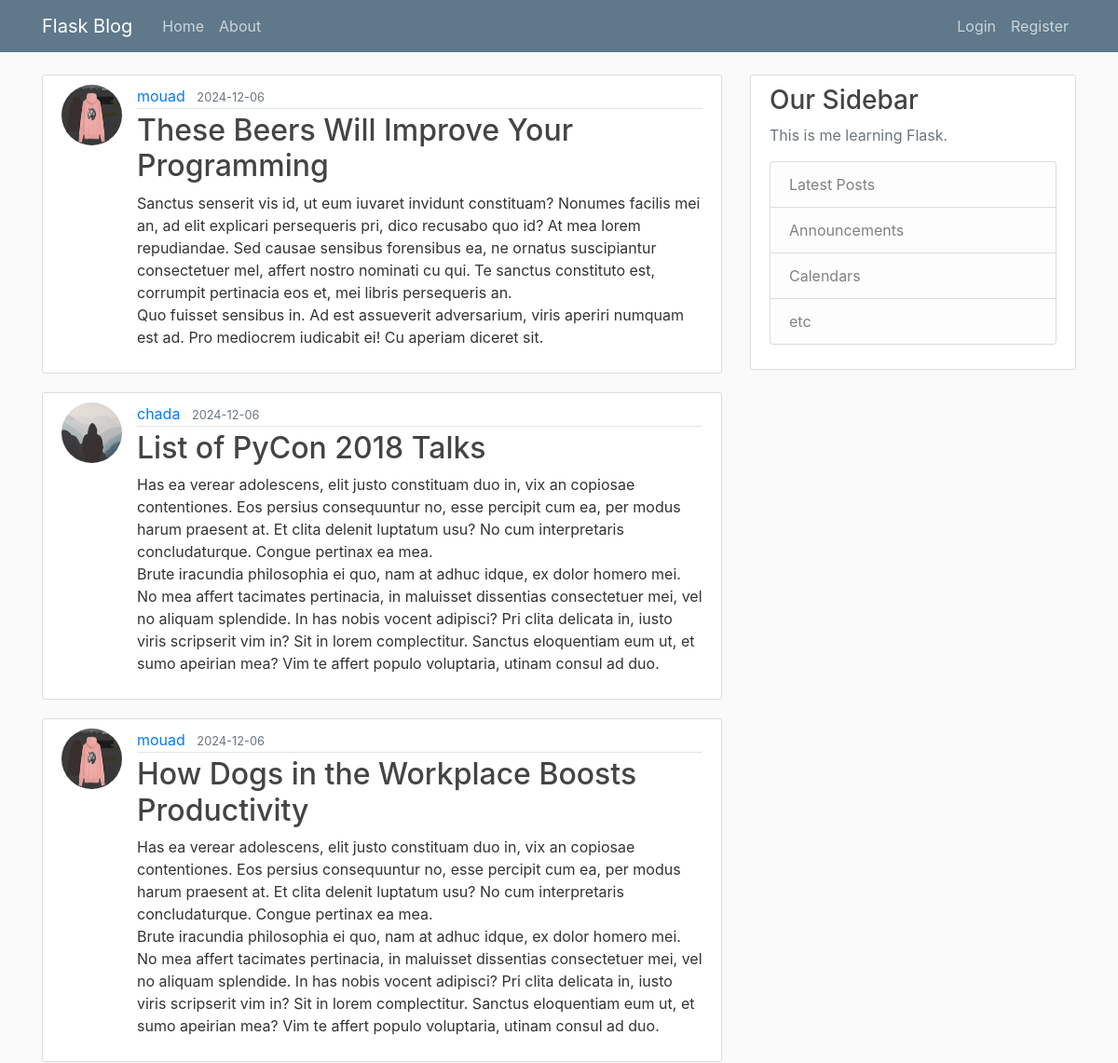
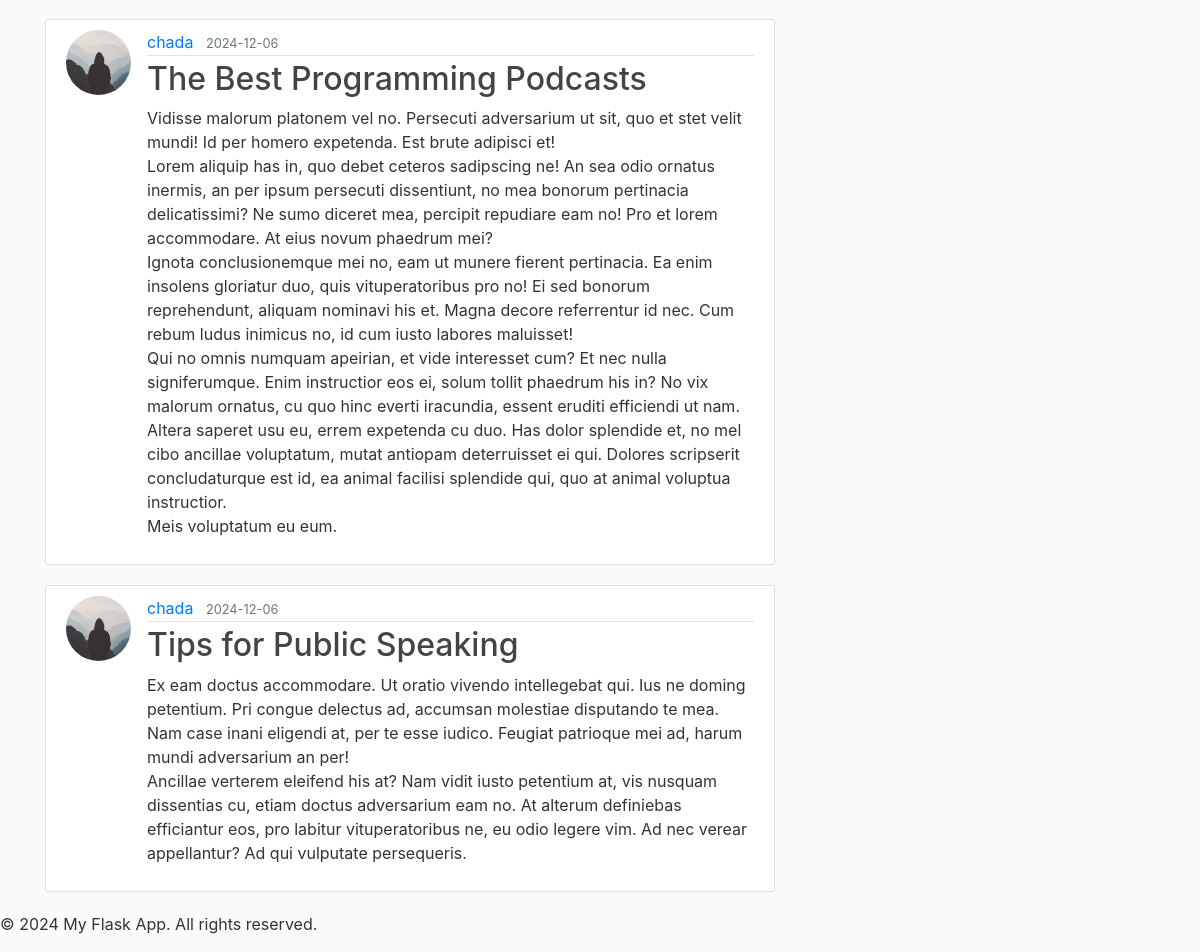
The page /home on the database its author committed (2 pictures, top to bottom).
### flaskblog/models.py (models this page shows, shortened)
class Post(db.Model):
    id = db.Column(db.Integer, primary_key = True)
    title = db.Column(db.String(100), nullable = False)
    date_posted = db.Column(db.DateTime, nullable = False , default = datetime.utcnow)
    content = db.Column(db.Text, nullable = False)
    user_id = db.Column(db.Integer, db.ForeignKey('user.id'), nullable = False)

class User(db.Model, UserMixin):
    id = db.Column(db.Integer, primary_key = True)
    username = db.Column(db.String(20), unique = True, nullable = False)
    email = db.Column(db.String(120), unique = True, nullable = False)
    image_file = db.Column(db.String(20), nullable = False, default = 'default.jpg')
    password = db.Column(db.String(60), nullable = False)
    posts = db.relationship('Post', backref='author', lazy = True)

### flaskblog/routes.py (the view)
@app.route("/")
@app.route("/home")
def home():
    page = request.args.get('page', 1, type=int)
    posts = Post.query.order_by(Post.date_posted.desc()).paginate(page=page, per_page=5)
    return render_template("home.html", title = 'Home', posts = posts)

### flaskblog/templates/home.html
{% extends "base.html" %}
{% block content %}
    {% for post in posts %}
        <article class="media content-section">
        <img class="rounded-circle article-img" src="{{url_for('static', filename='profile_pics/' + post.author.image_file) }}">
          <div class="media-body">
            <div class="article-metadata">
              <a class="mr-2" href="#">{{ post.author.username }}</a>
              <small class="text-muted">{{ post.date_posted.strftime('%Y-%m-%d') }}</small>
            </div>
            <h2><a class="article-title" href="{{ url_for('post', post_id=post.id) }}">{{ post.title }}</a></h2>
            <p class="article-content">{{ post.content }}</p>
          </div>
        </article>
    {% endfor %}
{% endblock %}

### flaskblog/static/style.css (style rules this page uses)
body { background: #fafafa; color: #333333; margin-top: 5rem; }
h1, h2, h3, h4, h5, h6 { color: #444444; }
.content-section { background: #ffffff; padding: 10px 20px; border: 1px solid #dddddd; border-radius: 3px; margin-bottom: 20px; }
.article-title { color: #444444; }
.article-content { white-space: pre-line; }
.article-img { height: 65px; width: 65px; margin-right: 16px; }
.article-metadata { padding-bottom: 1px; margin-bottom: 4px; border-bottom: 1px solid #e3e3e3 }

### rows shown on the page
Post: image_file (picture), author.username "mouad", date_posted "2024-12-06", title "These Beers Will Improve Your Programming", content "Sanctus senserit vis id, ut eum iuvaret invidunt constituam? Nonumes facilis mei an, ad elit explicari persequeris pri, dico recusabo quo id? At mea lorem repudiandae. Sed causae sensibus forensibus ea, ne ornatus suscipiantur consectetuer mel, affert nostro nominati cu qui. Te sanctus constituto est, corrumpit pertinacia eos et, mei libris persequeris an. Quo fuisset sensibus in. Ad est assueverit adversarium, viris aperiri numquam est ad. Pro mediocrem iudicabit ei! Cu aperiam diceret sit."
Post: image_file (placeholder picture), author.username "chada", date_posted "2024-12-06", title "List of PyCon 2018 Talks", content "Has ea verear adolescens, elit justo constituam duo in, vix an copiosae contentiones. Eos persius consequuntur no, esse percipit cum ea, per modus harum praesent at. Et clita delenit luptatum usu? No cum interpretaris concludaturque. Congue pertinax ea mea. Brute iracundia philosophia ei quo, nam at adhuc idque, ex dolor homero mei. No mea affert tacimates pertinacia, in maluisset dissentias consectetuer mei, vel no aliquam splendide. In has nobis vocent adipisci? Pri clita delicata in, iusto viris scripserit vim in? Sit in lorem complectitur. Sanctus eloquentiam eum ut, et sumo apeirian mea? Vim te affert populo voluptaria, utinam consul ad duo."
Post: image_file (picture), author.username "mouad", date_posted "2024-12-06", title "How Dogs in the Workplace Boosts Productivity", content "Has ea verear adolescens, elit justo constituam duo in, vix an copiosae contentiones. Eos persius consequuntur no, esse percipit cum ea, per modus harum praesent at. Et clita delenit luptatum usu? No cum interpretaris concludaturque. Congue pertinax ea mea. Brute iracundia philosophia ei quo, nam at adhuc idque, ex dolor homero mei. No mea affert tacimates pertinacia, in maluisset dissentias consectetuer mei, vel no aliquam splendide. In has nobis vocent adipisci? Pri clita delicata in, iusto viris scripserit vim in? Sit in lorem complectitur. Sanctus eloquentiam eum ut, et sumo apeirian mea? Vim te affert populo voluptaria, utinam consul ad duo."
Post: image_file (placeholder picture), author.username "chada", date_posted "2024-12-06", title "The Best Programming Podcasts", content "Vidisse malorum platonem vel no. Persecuti adversarium ut sit, quo et stet velit mundi! Id per homero expetenda. Est brute adipisci et! Lorem aliquip has in, quo debet ceteros sadipscing ne! An sea odio ornatus inermis, an per ipsum persecuti dissentiunt, no mea bonorum pertinacia delicatissimi? Ne sumo diceret mea, percipit repudiare eam no! Pro et lorem accommodare. At eius novum phaedrum mei? Ignota conclusionemque mei no, eam ut munere fierent pertinacia. Ea enim insolens gloriatur duo, quis vituperatoribus pro no! Ei sed bonorum reprehendunt, aliquam nominavi his et. Magna decore referrentur id nec. Cum rebum ludus inimicus no, id cum iusto labores maluisset! Qui no omnis numquam…"
Post: image_file (placeholder picture), author.username "chada", date_posted "2024-12-06", title "Tips for Public Speaking", content "Ex eam doctus accommodare. Ut oratio vivendo intellegebat qui. Ius ne doming petentium. Pri congue delectus ad, accumsan molestiae disputando te mea. Nam case inani eligendi at, per te esse iudico. Feugiat patrioque mei ad, harum mundi adversarium an per! Ancillae verterem eleifend his at? Nam vidit iusto petentium at, vis nusquam dissentias cu, etiam doctus adversarium eam no. At alterum definiebas efficiantur eos, pro labitur vituperatoribus ne, eu odio legere vim. Ad nec verear appellantur? Ad qui vulputate persequeris."
